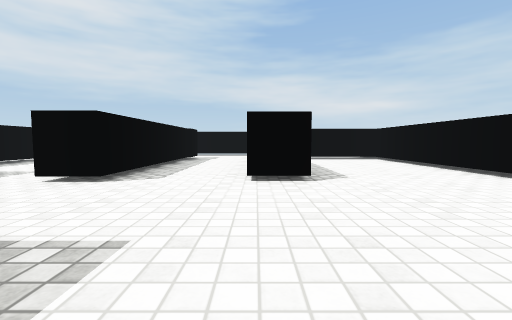
View 1 (above)

14 first-person views from a walk through a 3-D level made in the Unity game engine. The camera is 0.36 m above the floor, tilts 4° down and sees 90° across. The floor is counted in squares, 0.5 m on a side. Each view is taken from the middle of a square. On the plan, view 1 faces up. The plan holds only what a view shows up to about 9 squares ahead; the rest is blank. The player is left out. Surface patterns are stand-ins for the level's own textures.

View 2
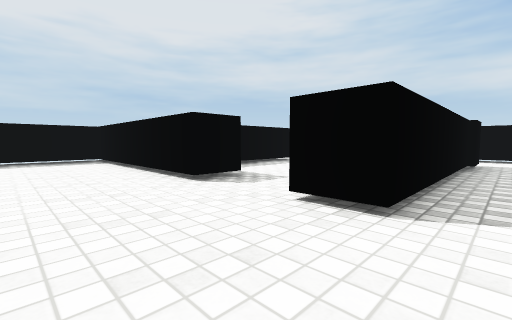

View 3
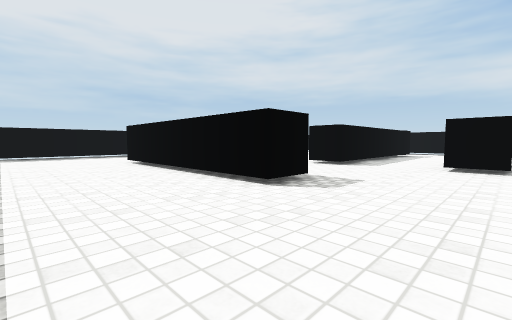

View 4
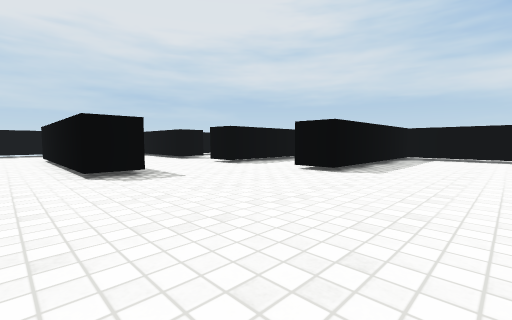

View 5
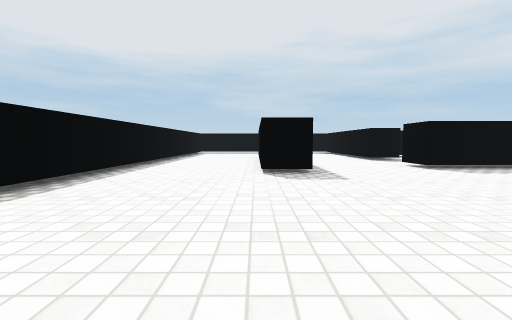

View 6
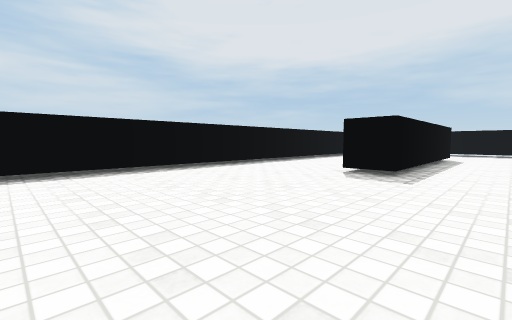

View 7
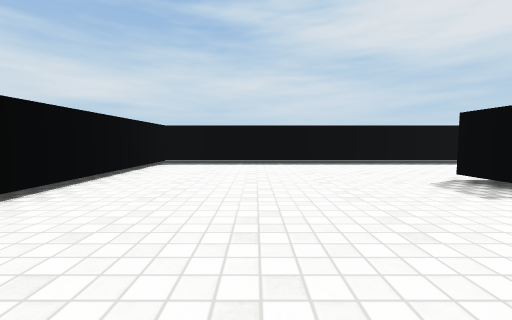

View 8
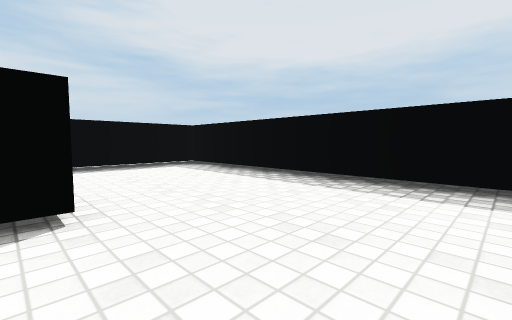

View 9
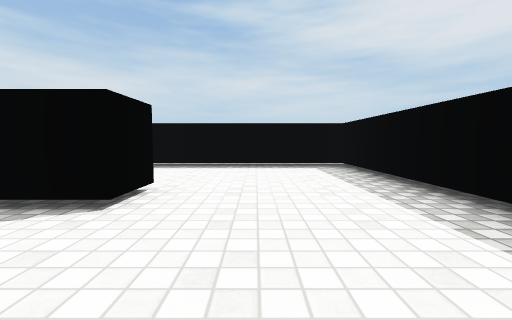

View 10
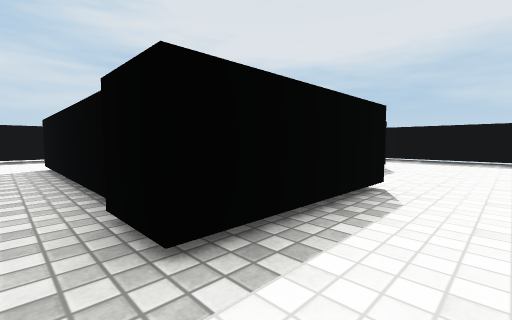

View 11
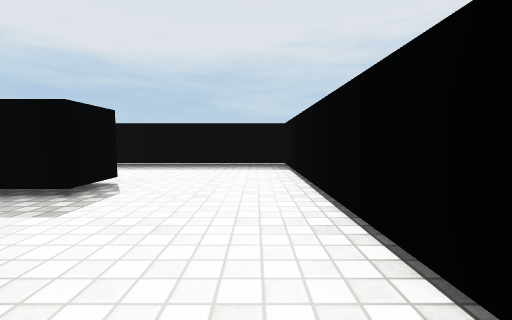

View 12
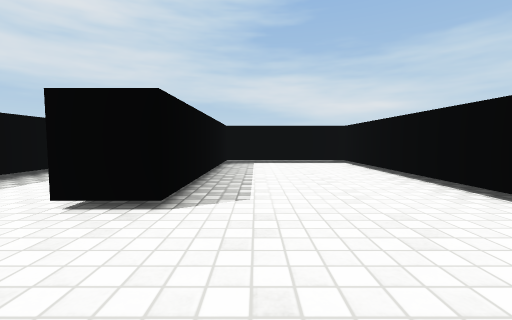

View 13
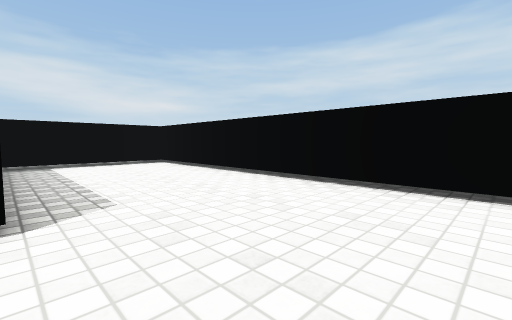

View 14
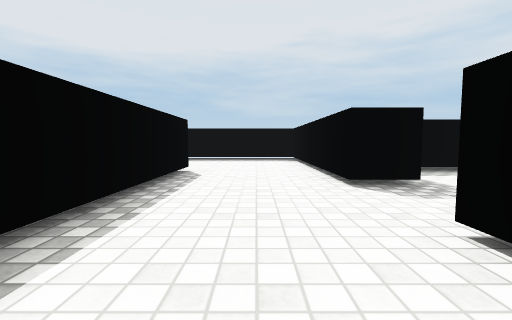

### Floor plan
Points are (right, up) in squares from view 1. A wall is a line through its corners. A room is listed if a view was taken in it or the views show most of it. See-through windows are left out.
Room 1 (views 1, 2, 3, 4, 5, 6, 7, 8, 9, 10, 11, 12, 13, 14)
walls: (-1.8, 1.3) (-1.8, 0.1) (-8.4, 0.1) (-8.4, 1.3) (-1.8, 1.3); (-6.5, 4.7) (-12.2, 4.7); (-8.3, 9.1) (-8.3, 7); (-2.8, 11.6) (-2.8, 4.7) (-4, 4.7); (-5, -3.5) (5, -3.5) (5, 10.7) (1, 10.7) (1, 4.7) (-0.2, 4.7); (-12.6, 4.2) (-12.6, -3.5) (-6.9, -3.5); (-1.9, 13.9) (-2.9, 13.9)
low walls: (-5.8, 13.9) (-7.5, 13.9)
ways out: opening at (-6.7, 11.7)

Positions as (right, up) in squares from view 1, and headings:
1: (0, 0), facing up
2: (-2, 2), facing up-left
3: (1, -3), facing up-left
4: (4, -1), facing up-left
5: (4, 0), facing left
6: (4, 3), facing down-left
7: (2, 5), facing down
8: (-8, 4), facing down-left
9: (-10, 4), facing down
10: (-2, 13), facing down-left
11: (-5, 13), facing left
12: (2, 2), facing up
13: (1, 2), facing up-right
14: (-2, 3), facing left
